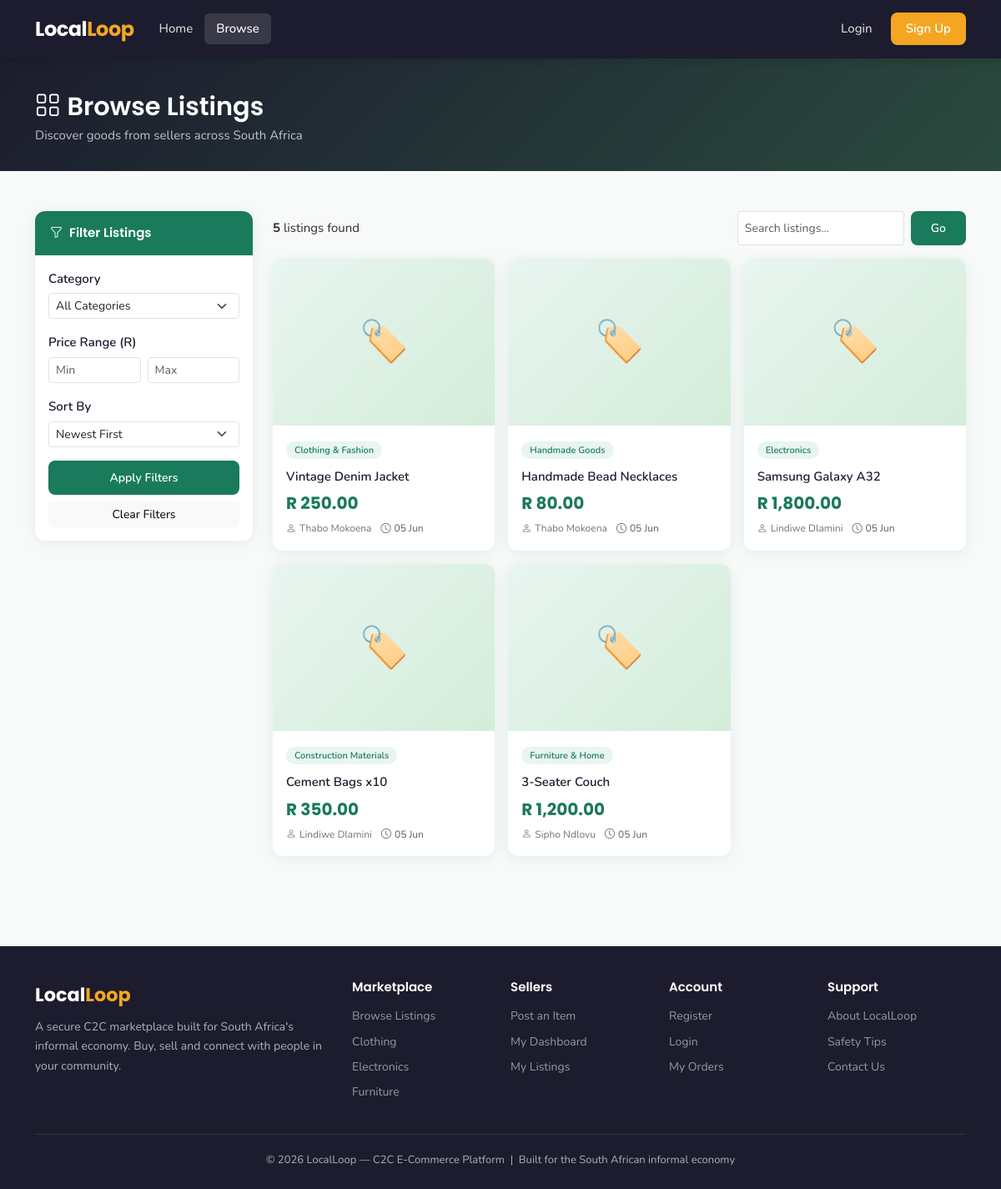
Screenshot of /browse.php with the database file from the repository.
### tables this page shows
CREATE TABLE IF NOT EXISTS `listings` (
  `listing_id` INT AUTO_INCREMENT PRIMARY KEY,
  `seller_id` INT NOT NULL,
  `category_id` INT NOT NULL,
  `title` VARCHAR(200) NOT NULL,
  `description` TEXT NOT NULL,
  `price` DECIMAL(10,2) NOT NULL,
  `image` VARCHAR(255) DEFAULT NULL,
  `status` ENUM('active','sold','removed') DEFAULT 'active',
  `created_at` TIMESTAMP DEFAULT CURRENT_TIMESTAMP,
  FOREIGN KEY (`seller_id`) REFERENCES `users`(`user_id`) ON DELETE CASCADE,
  FOREIGN KEY (`category_id`) REFERENCES `categories`(`category_id`) ON DELETE RESTRICT
);

CREATE TABLE IF NOT EXISTS `categories` (
  `category_id` INT AUTO_INCREMENT PRIMARY KEY,
  `name` VARCHAR(100) NOT NULL,
  `description` TEXT,
  `created_at` TIMESTAMP DEFAULT CURRENT_TIMESTAMP
);

CREATE TABLE IF NOT EXISTS `users` (
  `user_id` INT AUTO_INCREMENT PRIMARY KEY,
  `name` VARCHAR(100) NOT NULL,
  `email` VARCHAR(150) NOT NULL UNIQUE,
  `password` VARCHAR(255) NOT NULL,
  `role` ENUM('buyer','seller','both') DEFAULT 'both',
  `status` ENUM('active','suspended') DEFAULT 'active',
  `created_at` TIMESTAMP DEFAULT CURRENT_TIMESTAMP
);

### config/db.php (called while the page is built, shortened)
<?php
function sanitise($conn, $data) {
    return htmlspecialchars(strip_tags($conn->real_escape_string(trim($data))));
}
function formatPrice($amount) {
    return 'R ' . number_format($amount, 2);
}
?>

### browse.php (the view, shortened to what this page needs)
<?php
require_once 'includes/header.php';
require_once 'includes/navbar.php';
$search     = sanitise($conn, $_GET['q'] ?? '');
$min_price  = floatval($_GET['min'] ?? 0);
$max_price  = floatval($_GET['max'] ?? 0);
$sort       = sanitise($conn, $_GET['sort'] ?? 'newest');
$where = ["l.status = 'active'"];
$order_by = match($sort) {
    'price_asc'  => 'l.price ASC',
    'price_desc' => 'l.price DESC',
    'oldest'     => 'l.created_at ASC',
    default      => 'l.created_at DESC',
};
$sql = "SELECT l.*, c.name AS category_name, u.name AS seller_name
        FROM listings l
        JOIN categories c ON l.category_id = c.category_id
        JOIN users u ON l.seller_id = u.user_id
        WHERE " . implode(' AND ', $where) . "
        ORDER BY $order_by";
$stmt = $conn->prepare($sql);
$stmt->execute();
$result = $stmt->get_result();
?>
<div class="page-header">
    <div class="container">
        <h1><i class="bi bi-grid me-2"></i>Browse Listings</h1>
        <p>Discover goods from sellers across South Africa</p>
    </div>
</div>
<div class="container py-5">
    <div class="row g-4">
        <div class="col-lg-3">
            <div class="sidebar-card mb-3">
                <div class="sidebar-header"><i class="bi bi-funnel me-2"></i>Filter Listings</div>
                <div class="p-3">
                    <form method="GET" action="">
                        <label class="form-label">Category</label>
                        <select name="category" class="form-select form-select-sm mb-3">
                            <option value="0">All Categories</option>
                        </select>
                        <label class="form-label">Price Range (R)</label>
                        <div class="d-flex gap-2 mb-3">
                            <input type="number" name="min" class="form-control form-control-sm price-input"
                                   placeholder="Min" value="<?= $min_price ?: '' ?>">
                            <input type="number" name="max" class="form-control form-control-sm price-input"
                                   placeholder="Max" value="<?= $max_price ?: '' ?>">
                        </div>
                        <label class="form-label">Sort By</label>
                        <select name="sort" class="form-select form-select-sm mb-3">
                            <option value="newest"     <?= $sort=='newest'     ? 'selected':'' ?>>Newest First</option>
                        </select>
                        <button type="submit" class="btn btn-primary-ll w-100 btn-sm">Apply Filters</button>
                        <a href="/browse.php" class="btn btn-light w-100 btn-sm mt-2">Clear Filters</a>
                    </form>
                </div>
            </div>
        </div>
        <div class="col-lg-9">
            <div class="d-flex justify-content-between align-items-center mb-3">
                <div>
                    <strong><?= $result->num_rows ?></strong> listing<?= $result->num_rows != 1 ? 's' : '' ?> found
                </div>
                <form method="GET" action="" class="d-flex gap-2">
                    <input type="text" name="q" class="form-control form-control-sm"
                           placeholder="Search listings..." value="<?= htmlspecialchars($search) ?>" style="width:200px;">
                    <button class="btn btn-sm btn-primary-ll">Go</button>
                </form>
            </div>
            <?php if ($result->num_rows > 0): ?>
            <div class="row g-3">
                <?php while ($listing = $result->fetch_assoc()): ?>
                <div class="col-sm-6 col-xl-4">
                    <a href="/listing.php?id=<?= $listing['listing_id'] ?>" style="text-decoration:none;">
                        <div class="listing-card">
                            <?php if ($listing['image']): ?>
                                <img src="<?= htmlspecialchars($listing['image']) ?>"
                                     class="card-img-top" alt="<?= htmlspecialchars($listing['title']) ?>">
                            <?php else: ?>
                                <div class="card-img-placeholder">🏷️</div>
                            <?php endif; ?>
                            <div class="card-body">
                                <span class="category-badge"><?= htmlspecialchars($listing['category_name']) ?></span>
                                <div class="card-title"><?= htmlspecialchars($listing['title']) ?></div>
                                <div class="price"><?= formatPrice($listing['price']) ?></div>
                                <div class="seller-name mt-1">
                                    <i class="bi bi-person me-1"></i><?= htmlspecialchars($listing['seller_name']) ?>
                                    <span class="ms-2 text-muted">
                                        <i class="bi bi-clock me-1"></i><?= date('d M', strtotime($listing['created_at'])) ?>
                                    </span>
                                </div>
                            </div>
                        </div>
                    </a>
                </div>
                <?php endwhile; ?>
            </div>
            <?php endif; ?>
        </div>
    </div>
</div>
<?php require_once 'includes/footer.php'; ?>

### assets/css/style.css (style rules this page uses)
:root { --primary: #1A7A5C; --primary-dk: #145c44; --primary-lt: #e8f5f0; --accent: #F4A623; --accent-dk: #d48c10; --dark: #1C1C2E; --muted: #6c757d; --light-bg: #f8faf9; --border: #dee2e6; --card-shadow: 0 2px 16px rgba(26,122,92,.10); --radius: 12px; }
* { box-sizing: border-box; }
body { font-family: 'Nunito', sans-serif; background: var(--light-bg); color: #2d2d2d; font-size: 15px; line-height: 1.65; }
h1,h2,h3,h4,h5,h6 { font-family: 'Poppins', sans-serif; font-weight: 600; color: var(--dark); }
a { color: var(--primary); text-decoration: none; }
.listing-card { background: #fff; border-radius: var(--radius); overflow: hidden; box-shadow: var(--card-shadow); transition: transform .22s, box-shadow .22s; height: 100%; display: flex; flex-direction: column; }
.listing-card .card-img-placeholder { height: 200px; background: linear-gradient(135deg, var(--primary-lt), #d4edda); display: flex; align-items: center; justify-content: center; color: var(--primary); font-size: 3rem; }
.listing-card .card-body { flex: 1; padding: 16px; }
.listing-card .price { font-family: 'Poppins', sans-serif; font-size: 1.25rem; font-weight: 700; color: var(--primary); }
.listing-card .category-badge { background: var(--primary-lt); color: var(--primary); font-size: 11px; font-weight: 600; padding: 3px 10px; border-radius: 50px; }
.listing-card .card-title { font-size: 15px; font-weight: 600; color: var(--dark); margin: 8px 0 4px; display: -webkit-box; -webkit-line-clamp: 2; -webkit-box-orient: vertical; overflow: hidden; }
.listing-card .seller-name { font-size: 12px; color: var(--muted); }
.btn-primary-ll { background: var(--primary); color: #fff; border: none; border-radius: 8px; padding: 10px 24px; font-weight: 600; font-family: 'Nunito', sans-serif; transition: background .2s; cursor: pointer; }
.form-label { font-weight: 600; color: var(--dark); margin-bottom: 5px; }
.page-header { background: linear-gradient(135deg, var(--dark) 0%, #2a4a3e 100%); color: #fff; padding: 40px 0 30px; }
.page-header h1 { color: #fff; font-size: 1.9rem; margin: 0; }
.page-header p { color: rgba(255,255,255,.72); margin: 4px 0 0; }
.sidebar-card { background: #fff; border-radius: var(--radius); box-shadow: var(--card-shadow); overflow: hidden; }
.sidebar-card .sidebar-header { background: var(--primary); color: #fff; padding: 14px 18px; font-weight: 600; font-family: 'Poppins', sans-serif; }

### rows the page displays
listings: category.name "Clothing & Fashion", title "Vintage Denim Jacket", price "R 250.00", seller.name "Thabo Mokoena", created_at "05 Jun"
listings: category.name "Handmade Goods", title "Handmade Bead Necklaces", price "R 80.00", seller.name "Thabo Mokoena", created_at "05 Jun"
listings: category.name "Electronics", title "Samsung Galaxy A32", price "R 1,800.00", seller.name "Lindiwe Dlamini", created_at "05 Jun"
listings: category.name "Construction Materials", title "Cement Bags x10", price "R 350.00", seller.name "Lindiwe Dlamini", created_at "05 Jun"
listings: category.name "Furniture & Home", title "3-Seater Couch", price "R 1,200.00", seller.name "Sipho Ndlovu", created_at "05 Jun"

### other values shown
$result->num_rows "5"
